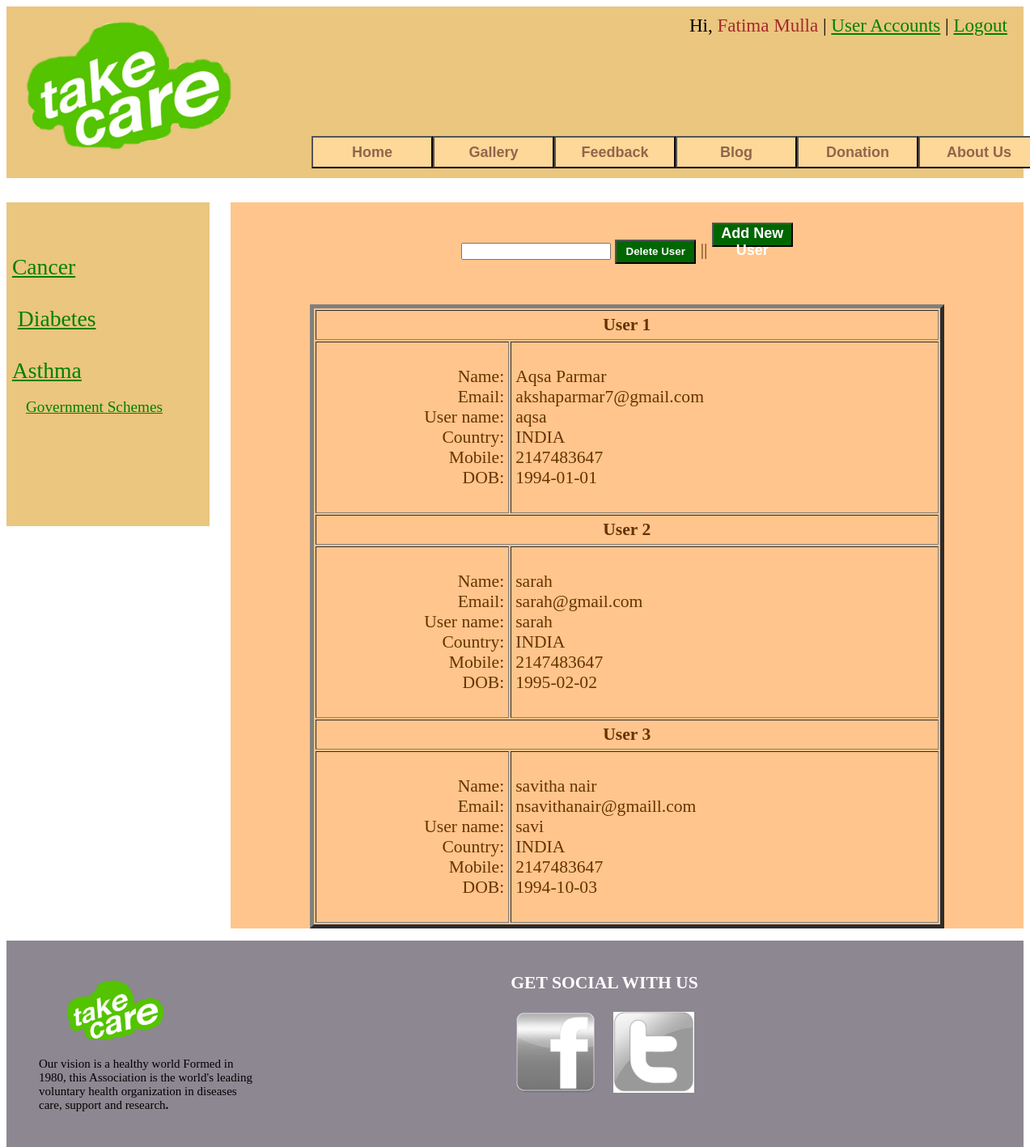
The app's page /take_care/accounts.php (signed in) with its own data.
### tables this page shows
CREATE TABLE IF NOT EXISTS `users` (
  `name` char(50) NOT NULL,
  `email` varchar(25) NOT NULL,
  `uname` varchar(10) NOT NULL,
  `password` varchar(20) NOT NULL,
  `country` char(15) DEFAULT NULL,
  `mob` int(10) NOT NULL,
  `dob` varchar(20) DEFAULT NULL,
  PRIMARY KEY (`uname`)
);

### take_care/accounts.php (the view, shortened to what this page needs)
<?php include 'layout.php'; ?><br>
	<div align="center"><form method="post" name="deleting" action="">
			 <input type="text" name="uname">
			<input type="submit" value="Delete User" name="del" class="btnExample3"> ||
	<button name="add" onclick="parent.location='register.php'" class="btnExample3"><font weight="bold" size="4">Add New User</font></button></form><br><br>
	<table align="center" style="width:80%;" cellpadding="5" border="5"></div>
	<?php
	$result = mysql_query("select * from users");
	$i=1;
	while( $row = mysql_fetch_array($result) )
	{
	echo "<tr><th colspan='2'>User ".$i;
?>
	<tr>
		<td  style="text-align:right;"><br>Name: <br>
			Email: <br>
			User name: <br>
			Country: <br>
			Mobile: <br>
			DOB: <br><br>
		<td  style="text-align:left;"><?php echo $row['name']."<br>".
						$row['email']."<br>".
						$row['uname']."<br>".
						$row['country']."<br>".
						$row['mob']."<br>".
						$row['dob']; ?>
			<br> </td>
	</tr>
<?php
	$i++;
	}
?>
</div></div><br>
<?php include 'footer.php';?>

### take_care/design.css (style rules this page uses)
.btnExample3 { color: rgb(255,255,255); background: rgb(0,102,0); font-weight: bold; border: 1; height: 30px; width: 100px; border-right-color: rgb(102,0,0); }

### records on screen
users: name "Aqsa Parmar", email "akshaparmar7@gmail.com", uname "aqsa", country "INDIA", mob "2147483647", dob "1994-01-01"
users: name "sarah", email "sarah@gmail.com", uname "sarah", country "INDIA", mob "2147483647", dob "1995-02-02"
users: name "savitha nair", email "nsavithanair@gmaill.com", uname "savi", country "INDIA", mob "2147483647", dob "1994-10-03"

### other values on screen
$_SESSION['name'] "Fatima Mulla"
